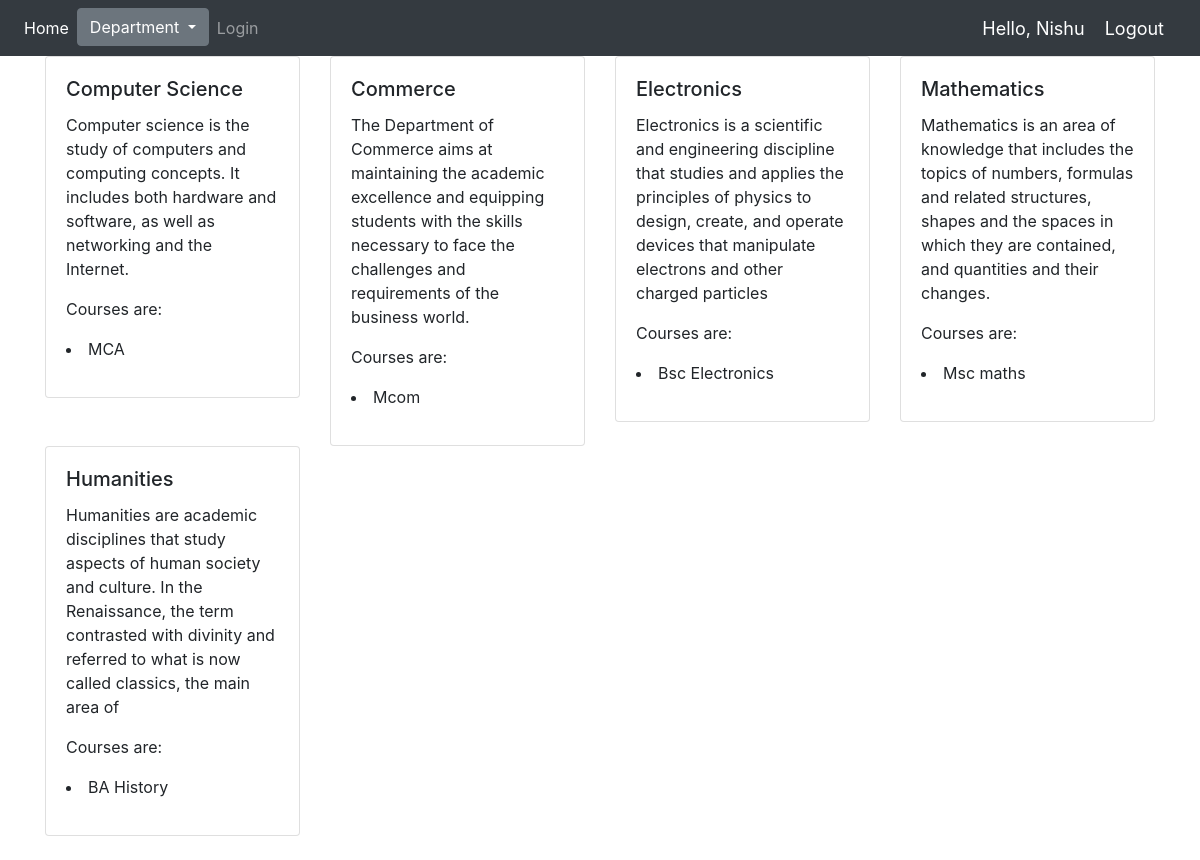
The app's page /dept (signed in) with its own data.
### book/models.py (models this page shows, shortened)
class department(models.Model):
        name = models.CharField(max_length=200, null=True)
        course = models.CharField(max_length=200, null=True)
        desc = models.CharField(max_length=200, null=True)

### book/views.py (the view)
# urls.py: path('dept',dept,name='dept'),
def dept(request):
    dept1=department.objects.all()
    return render(request,"book/details.html",{'r':dept1})

### book/templates/book/details.html
{% extends 'book/main.html' %}
{% block content %}
<div class="container">
    <div class="row">
        {% for i in r %}
        <div class="col-md-3" >
     <div class="card" >
  <div class="card-body">
    <h5 class="card-title">{{i.name}}</h5>
    <p class="card-text">{{i.desc}}</p>
     <p class="card-text"> Courses are: <li>{{i.course}}</li></p>
  </div>
</div>
        </div>
        {% endfor %}
    </div>
</div>
{% endblock %}

### book/templates/book/navbar.html (shortened to what this page needs)
{% load static %}
<nav class="navbar navbar-expand-lg navbar-dark bg-dark">
  <div class="collapse navbar-collapse" id="navbarNav">
    <ul class="navbar-nav">
      <li class="nav-item active">
        <a class="nav-link" href="">Home</a>
      </li>
      <li class="nav-item">
        <div class="dropdown">
  <button class="btn btn-secondary dropdown-toggle" type="button" id="dropdownMenuButton" data-toggle="dropdown" aria-haspopup="true" aria-expanded="false">
    Department
  </button>
</div>
      </li>
      <li class="nav-item">
        <a class="nav-link" href="{% url 'login' %}">Login</a>
      </li>
</ul>
  </div>
<span class="hello-msg">Hello, {{request.user}}</span>
  <span ><a  class="hello-msg" href="{% url 'logout' %}">Logout</a></span>
</nav>

### book/templates/book/navbar.html (style rules this page uses)
.hello-msg { font-size: 18px; color: #fff; margin-right: 20px; }

### records on screen
department: name "Computer Science", desc "Computer science is the study of computers and computing concepts. It includes both hardware and software, as well as networking and the Internet.", course "MCA"
department: name "Commerce", desc "The Department of Commerce aims at maintaining the academic excellence and equipping students with the skills necessary to face the challenges and requirements of the business world.", course "Mcom"
department: name "Electronics", desc "Electronics is a scientific and engineering discipline that studies and applies the principles of physics to design, create, and operate devices that manipulate electrons and other charged particles", course "Bsc Electronics"
department: name "Mathematics", desc "Mathematics is an area of knowledge that includes the topics of numbers, formulas and related structures, shapes and the spaces in which they are contained, and quantities and their changes.", course "Msc maths"
department: name "Humanities", desc "Humanities are academic disciplines that study aspects of human society and culture. In the Renaissance, the term contrasted with divinity and referred to what is now called classics, the main area of", course "BA History"

### other values on screen
{{ request.user }} "Nishu"
